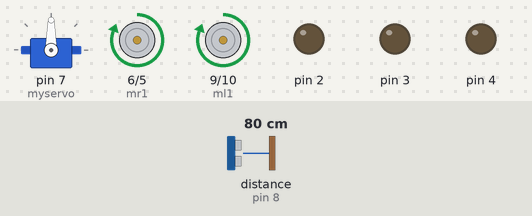
Bench run of a sketch on a simulated Arduino Uno, built with avr-gcc and run on an emulated ATmega328P. Shown: servo, motor-driver pin pairs drawn as motors (green arrow = first pin HIGH = forward, orange = second pin HIGH = backward, longer = more drive), output pins drawn as LEDs (lit = HIGH). Wiring (inferred from the names in the program): ultrasonic range finder: trigger pin 8; echo pin 8. Inputs (shaded band) come from the test bench; at power-on: distance to the obstacle (sensor on pin 8) 80 cm. The echo pulse lasts 58.3 µs per cm; what the sketch prints to the serial monitor is not drawn.

Above: at 1.2 s.
1.3 s: distance to the obstacle (sensor on pin 8) set to 23 cm
2.8 s: distance to the obstacle (sensor on pin 8) set to 19 cm
At 3.5 s:
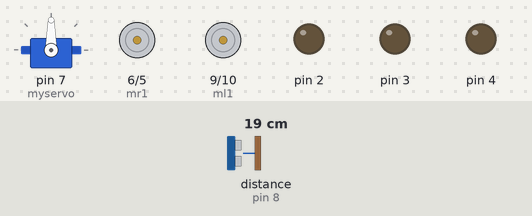
5.8 s: distance to the obstacle (sensor on pin 8) set to 35 cm
At 6.7 s:
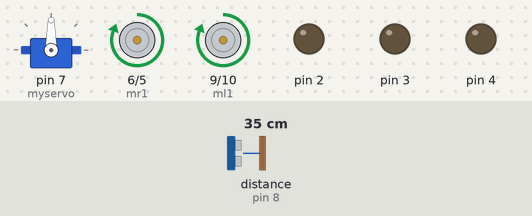
7.3 s: distance to the obstacle (sensor on pin 8) set to 2 cm
At 8.8 s:
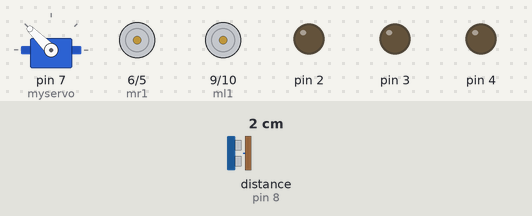
10.3 s: distance to the obstacle (sensor on pin 8) set to 60 cm
At 10.44 s:
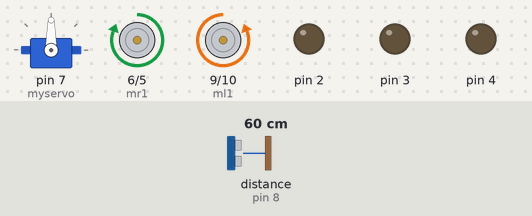
12.0 s: distance to the obstacle (sensor on pin 8) set to 4 cm
At 13.7 s:
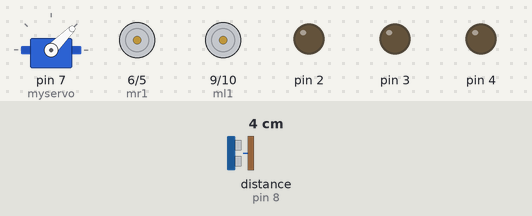
Timing chart, 0 to 16.0 s (numbered marks = the images above; inputs shaded):
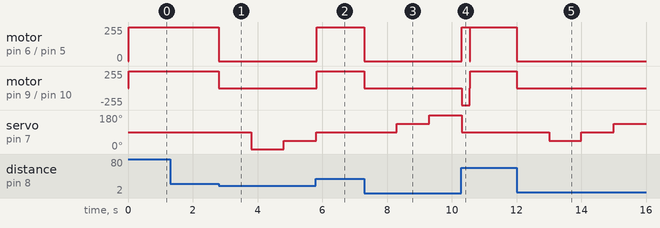

Measured:
- the behaviour switches between 22 and 21 cm on distance to the obstacle (sensor on pin 8) (found by bisection; images 0 and 1)
- after the input at 1.3 s, every drawn part: stays the same
- after the input at 2.8 s, motor on pin 6 (mr1) / pin 5 (mr2), motor on pin 9 (ml1) / pin 10 (ml2): forward 255/255 → stopped at once; servo on pin 7 (myservo): 90° → 0° after 1.0 s, → 45° 1.0 s later
- after the input at 5.8 s, motor on pin 6 (mr1) / pin 5 (mr2), motor on pin 9 (ml1) / pin 10 (ml2): stopped → forward 255/255 at once; servo on pin 7 (myservo): goes on until 5.8 s, then stays 90°
- after the input at 7.3 s, motor on pin 6 (mr1) / pin 5 (mr2), motor on pin 9 (ml1) / pin 10 (ml2): forward 255/255 → stopped at once; servo on pin 7 (myservo): 90° → 135° after 1.0 s, → 180° 1.0 s later
- after the input at 10.3 s, motor on pin 6 (mr1) / pin 5 (mr2): stopped → forward 255/255 at once; motor on pin 9 (ml1) / pin 10 (ml2): stopped → backward 255/255 at once, → forward 255/255 0.25 s later
- after the input at 12.0 s, motor on pin 6 (mr1) / pin 5 (mr2), motor on pin 9 (ml1) / pin 10 (ml2): forward 255/255 → stopped at once; servo on pin 7 (myservo): 90° → 45° after 1.0 s, → 90° 1.0 s later, → 135° 1.0 s later

The sketch:

arduino_obstacle_avoidance_car_code.ino
```cpp
#define mr1 6
#define mr2  5
#define ml1 9
#define ml2 10
#define servo_pulse 7
#define triger 8

#include <Servo.h>
int distance, select, pos=0;
Servo myservo;
void setup() {
  Serial.begin(9600);
  myservo.attach(7);
for(int i=0 ; i<11 ; i++)
{
  pinMode(i, OUTPUT);
}


}
int getDistance()
// returns distance from Ping))) sensor in cm
{
int distance;
unsigned long pulseduration=0;
// get the raw measurement data from Ping)))
// set pin as output so we can send a pulse
pinMode(triger, OUTPUT);
// set output to LOW
digitalWrite(triger, LOW);
delayMicroseconds(5);
// send the 5uS pulse out to activate Ping)))
digitalWrite(triger, HIGH);
delayMicroseconds(5);
digitalWrite(triger, LOW);
// change the digital pin to input to read the incoming pulse
pinMode(triger, INPUT);
// measure the length of the incoming pulse
pulseduration=pulseIn(triger, HIGH);
// divide the pulse length in half
pulseduration=pulseduration/2;
// convert to centimeters
distance = int(pulseduration/29);
return distance;
}
  void goForward(){

  digitalWrite(mr1, HIGH);
  digitalWrite(mr2, LOW);
  digitalWrite(ml1, HIGH);
  digitalWrite(ml2, LOW);
}
  void goBack(){

  digitalWrite(mr1,LOW);
  digitalWrite(mr2, HIGH);
  digitalWrite(ml1, LOW);
  digitalWrite(ml2, HIGH);
}
void turnLeft()
{
  digitalWrite(mr1, HIGH);
  digitalWrite(mr2, LOW);
  digitalWrite(ml1, LOW);
  digitalWrite(ml2, HIGH);
}
void turnRight()
{
  digitalWrite(mr1,LOW);
  digitalWrite(mr2,HIGH);
  digitalWrite(ml1,HIGH);
  digitalWrite(ml2, LOW);

}
void STOP()
{

  digitalWrite(mr1,LOW);
  digitalWrite(mr2,LOW);
  digitalWrite(ml1, LOW);
  digitalWrite(ml2, LOW);
}
void loop()
{

  Serial.print(distance);
  myservo.write(90);
  delay(15);
  distance = int (getDistance());
Serial.print(distance);
  while(distance >20 ) {
    goForward();
    distance=getDistance();

  }
while(distance <= 20)
{
  STOP();
  delay(1000);
  myservo.write(pos);
  select = pos;
  pos+=45;
  if(pos == 225)
  pos = 0;
  distance=getDistance();

  }
myservo.write(90);
switch(select){
    case 0:
    turnLeft();
    delay(250);
    STOP();
    break;
    case 45 :
    turnLeft();
    delay(500);
    STOP();
    break;
    case 135 :
    turnRight();
    delay(250);
    STOP();
    break;
    case 180 :
    turnRight();
    delay(500);
    STOP();
    break;
}

}
```
